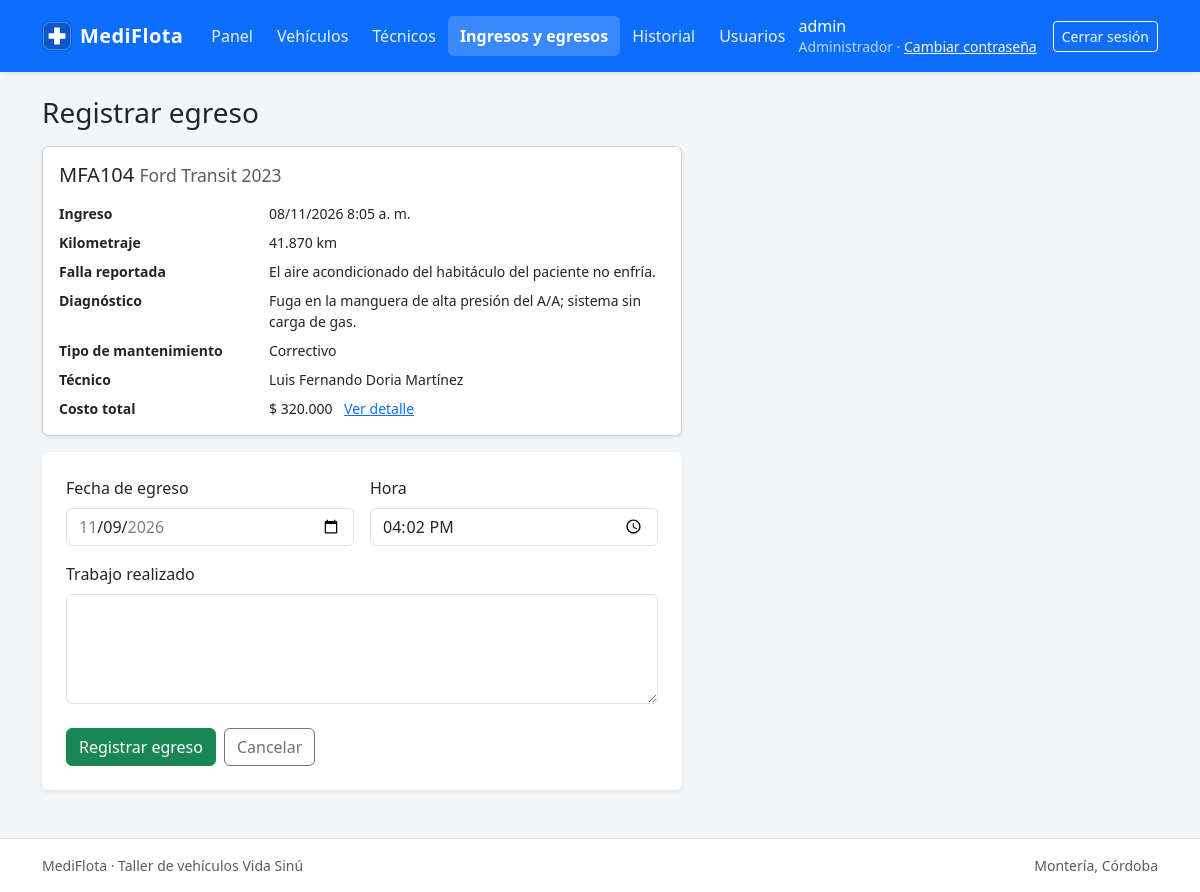
/modules/ingresos/egreso.php?id=8 (signed in), run on the app's committed database.
### tables this page shows
CREATE TABLE usuario (
  id_usuario     INT          NOT NULL AUTO_INCREMENT,
  usuario        VARCHAR(50)  NOT NULL,
  password_hash  VARCHAR(255) NOT NULL,
  perfil         ENUM('administrador','tecnico') NOT NULL,
  id_tecnico     INT          NULL,
  activo         TINYINT(1)   NOT NULL DEFAULT 1,
  PRIMARY KEY (id_usuario),
  UNIQUE KEY uq_usuario_usuario (usuario),
  UNIQUE KEY uq_usuario_id_tecnico (id_tecnico),
  CONSTRAINT fk_usuario_tecnico
    FOREIGN KEY (id_tecnico) REFERENCES tecnico (id_tecnico),
  CONSTRAINT chk_usuario_perfil_tecnico
    CHECK (perfil <> 'tecnico' OR id_tecnico IS NOT NULL)
);

CREATE TABLE ingreso (
  id_ingreso           INT      NOT NULL AUTO_INCREMENT,
  id_vehiculo          INT      NOT NULL,
  fecha_hora_ingreso   DATETIME NOT NULL,
  kilometraje_ingreso  INT      NOT NULL,
  falla_reportada      TEXT     NOT NULL,
  diagnostico          TEXT     NULL,
  tipo_mantenimiento   ENUM('preventivo','correctivo') NULL,
  id_tecnico           INT      NULL,
  fecha_hora_egreso    DATETIME NULL,
  trabajo_realizado    TEXT     NULL,
  PRIMARY KEY (id_ingreso),
  KEY idx_ingreso_vehiculo (id_vehiculo),
  KEY idx_ingreso_tecnico (id_tecnico),
  CONSTRAINT fk_ingreso_vehiculo
    FOREIGN KEY (id_vehiculo) REFERENCES vehiculo (id_vehiculo),
  CONSTRAINT fk_ingreso_tecnico
    FOREIGN KEY (id_tecnico) REFERENCES tecnico (id_tecnico),
  CONSTRAINT chk_ingreso_kilometraje CHECK (kilometraje_ingreso >= 0),
  CONSTRAINT chk_ingreso_fechas
    CHECK (fecha_hora_egreso IS NULL OR fecha_hora_egreso >= fecha_hora_ingreso)
);

CREATE TABLE vehiculo (
  id_vehiculo      INT         NOT NULL AUTO_INCREMENT,
  placa            VARCHAR(10) NOT NULL,
  tipo             ENUM('ambulancia','otro') NOT NULL,
  marca            VARCHAR(50) NOT NULL,
  modelo           VARCHAR(50) NOT NULL,
  kilometraje      INT         NOT NULL DEFAULT 0,
  vencimiento_rtm  DATE        NOT NULL,
  estado           ENUM('disponible','en_mantenimiento','fuera_servicio')
                               NOT NULL DEFAULT 'disponible',
  activo           TINYINT(1)  NOT NULL DEFAULT 1,
  PRIMARY KEY (id_vehiculo),
  UNIQUE KEY uq_vehiculo_placa (placa),
  KEY idx_vehiculo_estado (estado),
  CONSTRAINT chk_vehiculo_kilometraje CHECK (kilometraje >= 0)
);

CREATE TABLE tecnico (
  id_tecnico    INT          NOT NULL AUTO_INCREMENT,
  nombre        VARCHAR(100) NOT NULL,
  documento     VARCHAR(20)  NOT NULL,
  telefono      VARCHAR(20)  NULL,
  especialidad  VARCHAR(60)  NOT NULL,
  activo        TINYINT(1)   NOT NULL DEFAULT 1,
  PRIMARY KEY (id_tecnico),
  UNIQUE KEY uq_tecnico_documento (documento)
);

### includes/funciones.php (called while the page is built, shortened)
<?php
function e($valor): string
{
    return htmlspecialchars((string) $valor, ENT_QUOTES, 'UTF-8');
}
function url(string $ruta = ''): string
{
    return BASE_URL . '/' . ltrim($ruta, '/');
}
function formato_fecha_hora(?string $fechaHora): string
{
    $t = strtotime($fechaHora);
    return date('d/m/Y g:i', $t) . (date('H', $t) < 12 ? ' a. m.' : ' p. m.');
}
function formato_numero($numero, int $decimales = 0): string
{
    return number_format((float) $numero, $decimales, ',', '.');
}
function formato_pesos($valor): string
{
    $valor = (float) $valor;
    $decimales = ((int) round($valor * 100)) % 100 !== 0 ? 2 : 0;
    return '$ ' . formato_numero($valor, $decimales);
}

### includes/sesion.php (called while the page is built, shortened)
<?php
require_once __DIR__ . '/../config/database.php';
require_once __DIR__ . '/funciones.php';
function usuario_actual(): ?array
{
    return $_SESSION['usuario'] ?? null;
}
function requiere_login(): void
{
    $u = usuario_actual();
    $stmt = db()->prepare(
        'SELECT u.perfil, COALESCE(t.nombre, u.usuario) AS nombre
           FROM usuario u
           LEFT JOIN tecnico t ON t.id_tecnico = u.id_tecnico
          WHERE u.id_usuario = ?
            AND u.activo = 1
            AND (u.id_tecnico IS NULL OR t.activo = 1)'
    );
    $stmt->execute([$u['id_usuario']]);
}
function requiere_perfil(string ...$perfiles): void
{
    requiere_login();
}
    ?>

### config/database.php (called while the page is built, shortened)
<?php
function db(): PDO
{
    static $pdo = null;
    if ($pdo === null) {
        $dsn = sprintf('mysql:host=%s;port=%d;dbname=%s;charset=utf8mb4', DB_HOST, DB_PORT, DB_NAME);
        try {
            $pdo = new PDO($dsn, DB_USER, DB_PASS, [
                PDO::ATTR_ERRMODE            => PDO::ERRMODE_EXCEPTION,
                PDO::ATTR_DEFAULT_FETCH_MODE => PDO::FETCH_ASSOC,
                PDO::ATTR_EMULATE_PREPARES   => false,
            ]);
        } catch (PDOException $e) {
            error_log('MediFlota - error de conexión: ' . $e->getMessage());
            http_response_code(500);
            exit('No se pudo conectar con la base de datos. Verifica que MySQL esté iniciado en XAMPP.');
        }
    }
    return $pdo;
}

### includes/menu.php (called while the page is built, shortened)
<?php
require_once __DIR__ . '/sesion.php';
function menu_del_usuario(): array
{
    $perfil = usuario_actual()['perfil'] ?? null;
    $pagina = $_SERVER['SCRIPT_NAME'] ?? '';
    $opciones = [];
    foreach (MENU_PRINCIPAL as $opcion) {
        $opcion['disponible'] = is_file(__DIR__ . '/../' . $opcion['ruta'] . 'index.php');
        $opcion['actual']     = stripos($pagina, url($opcion['ruta'])) === 0;
        $opciones[] = $opcion;
    }
    return $opciones;
}
function nombre_perfil(?string $perfil): string
{
    return ['administrador' => 'Administrador', 'tecnico' => 'Técnico'][$perfil] ?? (string) $perfil;
}

### modules/ingresos/logica.php (called while the page is built, shortened)
<?php
require_once __DIR__ . '/../../config/database.php';
require_once __DIR__ . '/../../includes/funciones.php';
function obtener_ingreso(int $idIngreso): ?array
{
    $stmt = db()->prepare(
        'SELECT i.*, v.placa, v.tipo, v.marca, v.modelo, v.estado AS estado_vehiculo,
                t.nombre AS nombre_tecnico
           FROM ingreso i
           JOIN vehiculo v ON v.id_vehiculo = i.id_vehiculo
           LEFT JOIN tecnico t ON t.id_tecnico = i.id_tecnico
          WHERE i.id_ingreso = ?'
    );
    $stmt->execute([$idIngreso]);
    return $stmt->fetch() ?: null;
}
function datos_faltantes_para_egreso(array $ingreso): array
{
    $faltantes = [];
    return $faltantes;
}

### modules/ingresos/costos.php (called while the page is built, shortened)
<?php
require_once __DIR__ . '/logica.php';
function costo_total_ingreso(int $idIngreso): string
{
    $stmt = db()->prepare(
        'SELECT COALESCE(SUM(cantidad * costo_unitario), 0) FROM repuesto WHERE id_ingreso = ?'
    );
    $stmt->execute([$idIngreso]);
    return (string) $stmt->fetchColumn();
}

### modules/ingresos/egreso.php (the view, shortened to what this page needs)
<?php
require_once __DIR__ . '/../../includes/sesion.php';
require_once __DIR__ . '/costos.php';
requiere_perfil('administrador', 'tecnico');
$idIngreso = filter_var($_GET['id'] ?? '', FILTER_VALIDATE_INT, ['options' => ['min_range' => 1]]);
$ingreso   = $idIngreso ? obtener_ingreso($idIngreso) : null;
$datos = [
    'fecha'             => date('Y-m-d'),
    'hora'              => date('H:i'),
    'trabajo_realizado' => '',
];
require __DIR__ . '/../../includes/header.php';
?>
<div class="contenido-angosto">
    <h1 class="h3 mb-3">Registrar egreso</h1>
    <div class="card mb-3 shadow-sm">
        <div class="card-body">
            <h2 class="h5 card-title mb-3">
                <?= e($ingreso['placa']) ?>
                <small class="text-muted"><?= e($ingreso['marca'] . ' ' . $ingreso['modelo']) ?></small>
            </h2>
            <dl class="row mb-0 small">
                <dt class="col-sm-4">Ingreso</dt>
                <dd class="col-sm-8"><?= e(formato_fecha_hora($ingreso['fecha_hora_ingreso'])) ?></dd>
                <dt class="col-sm-4">Kilometraje</dt>
                <dd class="col-sm-8"><?= e(formato_numero($ingreso['kilometraje_ingreso'])) ?> km</dd>
                <dt class="col-sm-4">Falla reportada</dt>
                <dd class="col-sm-8"><?= nl2br(e($ingreso['falla_reportada'])) ?></dd>
                <dt class="col-sm-4">Diagnóstico</dt>
                <dd class="col-sm-8"><?= $ingreso['diagnostico'] !== null ? nl2br(e($ingreso['diagnostico'])) : '<span class="text-muted">Sin registrar</span>' ?></dd>
                <dt class="col-sm-4">Tipo de mantenimiento</dt>
                <dd class="col-sm-8"><?= $ingreso['tipo_mantenimiento'] !== null ? e(TIPOS_MANTENIMIENTO[$ingreso['tipo_mantenimiento']]) : '<span class="text-muted">Sin registrar</span>' ?></dd>
                <dt class="col-sm-4">Técnico</dt>
                <dd class="col-sm-8"><?= $ingreso['nombre_tecnico'] !== null ? e($ingreso['nombre_tecnico']) : '<span class="text-muted">Sin asignar</span>' ?></dd>
                <dt class="col-sm-4">Costo total</dt>
                <dd class="col-sm-8 mb-0">
                    <?= e(formato_pesos(costo_total_ingreso($idIngreso))) ?>
                    <a href="<?= e(url('modules/ingresos/detalle.php?id=' . $idIngreso)) ?>" class="ms-2">Ver detalle</a>
                </dd>
            </dl>
        </div>
    </div>
    <?php if ($faltantes = datos_faltantes_para_egreso($ingreso)): ?>
        <div class="alert alert-warning">
            <p class="mb-2">
                Para registrar el egreso, primero completa en el detalle del ingreso:
                <strong><?= e(unir_lista($faltantes)) ?></strong>.
            </p>
            <a href="<?= e(url('modules/ingresos/detalle.php?id=' . $idIngreso)) ?>" class="btn btn-sm btn-primary">Ir al detalle</a>
            <a href="<?= e(url('modules/ingresos/')) ?>" class="btn btn-sm btn-outline-secondary">Volver</a>
        </div>
    <?php else: ?>
    <form method="post" class="bg-white p-4 rounded shadow-sm">
        <div class="row g-3 mb-3">
            <div class="col-sm-6">
                <label for="fecha" class="form-label">Fecha de egreso</label>
                <input type="date" id="fecha" name="fecha" class="form-control" value="<?= e($datos['fecha']) ?>"
                       min="<?= e(substr($ingreso['fecha_hora_ingreso'], 0, 10)) ?>" max="<?= e(date('Y-m-d')) ?>" required>
            </div>
            <div class="col-sm-6">
                <label for="hora" class="form-label">Hora</label>
                <input type="time" id="hora" name="hora" class="form-control" value="<?= e($datos['hora']) ?>" required>
            </div>
        </div>
        <div class="mb-4">
            <label for="trabajo_realizado" class="form-label">Trabajo realizado</label>
            <textarea id="trabajo_realizado" name="trabajo_realizado" class="form-control" rows="4"
                      maxlength="2000" required><?= e($datos['trabajo_realizado']) ?></textarea>
        </div>
        <div class="d-flex gap-2">
            <button type="submit" class="btn btn-success">Registrar egreso</button>
            <a href="<?= e(url('modules/ingresos/')) ?>" class="btn btn-outline-secondary">Cancelar</a>
        </div>
    </form>
    <?php endif; ?>
</div>
<?php require __DIR__ . '/../../includes/footer.php'; ?>

### includes/header.php (shortened to what this page needs)
<?php
require_once __DIR__ . '/sesion.php';
require_once __DIR__ . '/menu.php';
$encabezadoUsuario = usuario_actual();
$encabezadoCss     = 'assets/css/estilos.css';
?>
<!doctype html>
<html lang="es">
<head>
    <link rel="stylesheet" href="<?= e(url('assets/vendor/bootstrap/bootstrap.min.css')) ?>"
>
    <link rel="stylesheet" href="<?= e(url($encabezadoCss) . '?v=' . filemtime(__DIR__ . '/../' . $encabezadoCss)) ?>">
</head>
<body class="d-flex flex-column min-vh-100">
<nav class="navbar navbar-expand-lg navbar-dark bg-primary shadow-sm mb-4">
    <div class="container">
        <a class="navbar-brand d-flex align-items-center gap-2" href="<?= e(url('inicio.php')) ?>">
            <img src="<?= e(url('assets/img/logo.svg')) ?>" width="30" height="30" alt="">
            MediFlota
        </a>
        <div class="collapse navbar-collapse" id="menu-principal">
            <ul class="navbar-nav me-auto">
                <?php foreach (menu_del_usuario() as $opcion): ?>
                    <li class="nav-item">
                        <?php if ($opcion['disponible']): ?>
                            <a class="nav-link<?= $opcion['actual'] ? ' active' : '' ?>"
                               <?= $opcion['actual'] ? 'aria-current="page"' : '' ?>
                               href="<?= e(url($opcion['ruta'])) ?>"><?= e($opcion['titulo']) ?></a>
                        <?php else: ?>
                            <span class="nav-link disabled" title="En construcción"><?= e($opcion['titulo']) ?></span>
                        <?php endif; ?>
                    </li>
                <?php endforeach; ?>
            </ul>
            <div class="d-flex align-items-center gap-3 py-2 py-lg-0">
                <span class="navbar-text lh-sm">
                    <span class="text-white"><?= e($encabezadoUsuario['nombre']) ?></span><br>
                    <small><?= e(nombre_perfil($encabezadoUsuario['perfil'])) ?> ·
                        <a href="<?= e(url('cambiar_clave.php')) ?>" class="link-light">Cambiar contraseña</a></small>
                </span>
                <a class="btn btn-outline-light btn-sm" href="<?= e(url('logout.php')) ?>">Cerrar sesión</a>
            </div>
        </div>
    </div>
</nav>
<main class="container pb-5 flex-grow-1">

### assets/css/estilos.css (style rules this page uses)
:root { --mf-fondo: #f3f6f9; --mf-borde: #dee2e6; --mf-azul-oscuro: #0a3d8f; }
body { background-color: var(--mf-fondo); }
.navbar-brand { font-weight: 600; letter-spacing: .02em; }
.navbar-dark { --bs-navbar-color: rgba(255, 255, 255, .9); --bs-navbar-hover-color: #fff; --bs-navbar-active-color: #fff; --bs-navbar-disabled-color: rgba(255, 255, 255, .45); }
.navbar-dark .nav-link { border-radius: .375rem; }
.navbar-dark .nav-link.active { font-weight: 600; background-color: rgba(255, 255, 255, .18); }
@media (min-width: 992px) { .navbar-dark .nav-link { padding-left: .75rem !important; padding-right: .75rem !important; } }
.navbar-text small { color: rgba(255, 255, 255, .7); }
.contenido-angosto { max-width: 640px; }

### data on the page
usuario: perfil "Administrador"
ingreso: id_vehiculo.placa "MFA104", id_vehiculo.modelo "Ford Transit 2023", fecha_hora_ingreso "08/11/2026 8:05 a. m.", kilometraje_ingreso "41.870", falla_reportada "El aire acondicionado del habitáculo del paciente no enfría.", diagnostico "Fuga en la manguera de alta presión del A/A; sistema sin carga de gas.", tipo_mantenimiento "Correctivo", id_tecnico.nombre "Luis Fernando Doria Martínez"

### other printed values
$opcion['titulo'] "Panel"
$opcion['titulo'] "Vehículos"
$opcion['titulo'] "Técnicos"
$opcion['titulo'] "Ingresos y egresos"
$opcion['titulo'] "Historial"
$opcion['titulo'] "Usuarios"
$encabezadoUsuario['nombre'] "admin"
formato_pesos(costo_total_ingreso($idIngreso)) "$ 320.000"
